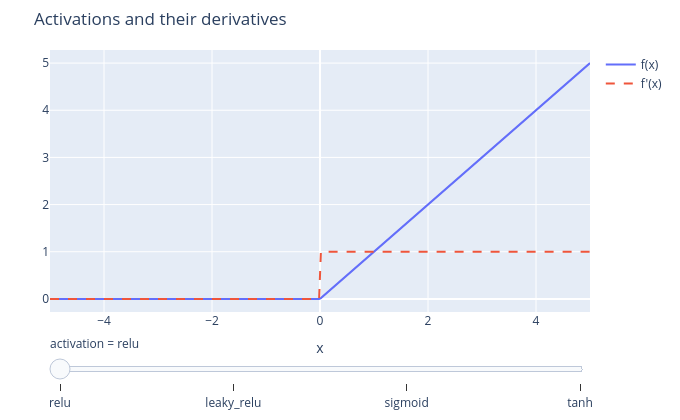

This figure's notebook cell:
### Markdown cell above
## 活性化関数とその微分(インタラクティブ)

活性化を切り替えて関数と導関数を見比べる。sigmoid・tanh の導関数は入力が大きいと 0 に潰れ、これが深い層での勾配消失の正体になる。

### Code cell
import plotly.io as pio
from nn_textbook import plotting as viz

pio.renderers.default = "plotly_mimetype+notebook_connected"
fig = viz.plotly_activations()
fig.show()

### Figure 1 — Plotly figure (JSON) as saved in the notebook; plotly's stock layout.template omitted (floating-point values rounded to 4 significant figures; data arrays with more than 128 entries replaced by an {"elided": "..."} marker saying what was removed)
{"data": [{"mode": "lines", "name": "f(x)", "type": "scatter", "x": {"elided": "300 float values"}, "y": {"elided": "300 float values"}}, {"line": {"dash": "dash"}, "mode": "lines", "name": "f'(x)", "type": "scatter", "x": {"elided": "300 float values"}, "y": {"elided": "300 float values"}}], "layout": {"height": 420, "margin": {"b": 40, "l": 50, "r": 20, "t": 50}, "sliders": [{"currentvalue": {"prefix": "activation = "}, "steps": [{"args": [["relu"], {"frame": {"duration": 0, "redraw": true}, "mode": "immediate"}], "label": "relu", "method": "animate"}, {"args": [["leaky_relu"], {"frame": {"duration": 0, "redraw": true}, "mode": "immediate"}], "label": "leaky_relu", "method": "animate"}, {"args": [["sigmoid"], {"frame": {"duration": 0, "redraw": true}, "mode": "immediate"}], "label": "sigmoid", "method": "animate"}, {"args": [["tanh"], {"frame": {"duration": 0, "redraw": true}, "mode": "immediate"}], "label": "tanh", "method": "animate"}]}], "title": {"text": "Activations and their derivatives"}, "width": 680, "xaxis": {"title": {"text": "x"}}}}
